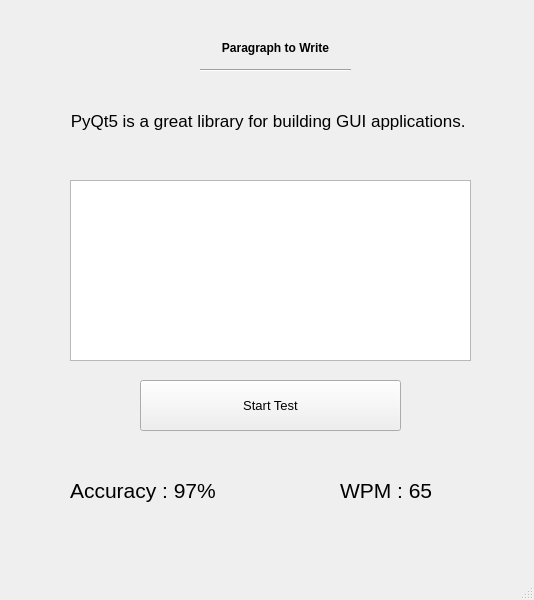
<?xml version="1.0" encoding="UTF-8"?>
<ui version="4.0">
 <class>MainWindow</class>
 <widget class="QMainWindow" name="MainWindow">
  <property name="geometry">
   <rect>
    <x>0</x>
    <y>0</y>
    <width>534</width>
    <height>600</height>
   </rect>
  </property>
  <property name="windowTitle">
   <string>MainWindow</string>
  </property>
  <widget class="QWidget" name="centralwidget">
   <widget class="QPushButton" name="startTest_btn">
    <property name="geometry">
     <rect>
      <x>140</x>
      <y>380</y>
      <width>261</width>
      <height>51</height>
     </rect>
    </property>
    <property name="font">
     <font>
      <pointsize>10</pointsize>
      <weight>50</weight>
      <italic>false</italic>
      <bold>false</bold>
      <kerning>true</kerning>
     </font>
    </property>
    <property name="text">
     <string>Start Test</string>
    </property>
   </widget>
   <widget class="QTextEdit" name="text_field">
    <property name="geometry">
     <rect>
      <x>70</x>
      <y>180</y>
      <width>401</width>
      <height>181</height>
     </rect>
    </property>
    <property name="font">
     <font>
      <pointsize>12</pointsize>
     </font>
    </property>
    <property name="placeholderText">
     <string notr="true"/>
    </property>
   </widget>
   <widget class="QLabel" name="label">
    <property name="geometry">
     <rect>
      <x>210</x>
      <y>40</y>
      <width>131</width>
      <height>16</height>
     </rect>
    </property>
    <property name="font">
     <font>
      <weight>75</weight>
      <bold>true</bold>
      <underline>false</underline>
      <strikeout>false</strikeout>
      <kerning>true</kerning>
     </font>
    </property>
    <property name="text">
     <string>Paragraph to Write</string>
    </property>
    <property name="alignment">
     <set>Qt::AlignCenter</set>
    </property>
   </widget>
   <widget class="Line" name="line">
    <property name="geometry">
     <rect>
      <x>200</x>
      <y>60</y>
      <width>151</width>
      <height>20</height>
     </rect>
    </property>
    <property name="orientation">
     <enum>Qt::Horizontal</enum>
    </property>
   </widget>
   <widget class="QLabel" name="wpm_lbl">
    <property name="geometry">
     <rect>
      <x>340</x>
      <y>470</y>
      <width>151</width>
      <height>41</height>
     </rect>
    </property>
    <property name="font">
     <font>
      <pointsize>16</pointsize>
     </font>
    </property>
    <property name="text">
     <string>WPM : 65</string>
    </property>
   </widget>
   <widget class="QLabel" name="accuracy_lbl">
    <property name="geometry">
     <rect>
      <x>70</x>
      <y>470</y>
      <width>271</width>
      <height>41</height>
     </rect>
    </property>
    <property name="font">
     <font>
      <pointsize>16</pointsize>
     </font>
    </property>
    <property name="text">
     <string>Accuracy : 97%</string>
    </property>
   </widget>
   <widget class="QLabel" name="given_paragraph">
    <property name="geometry">
     <rect>
      <x>70</x>
      <y>70</y>
      <width>401</width>
      <height>101</height>
     </rect>
    </property>
    <property name="font">
     <font>
      <pointsize>13</pointsize>
     </font>
    </property>
    <property name="text">
     <string>PyQt5 is a great library for building GUI applications. </string>
    </property>
    <property name="alignment">
     <set>Qt::AlignCenter</set>
    </property>
    <property name="wordWrap">
     <bool>true</bool>
    </property>
   </widget>
  </widget>
  <widget class="QMenuBar" name="menubar">
   <property name="geometry">
    <rect>
     <x>0</x>
     <y>0</y>
     <width>534</width>
     <height>26</height>
    </rect>
   </property>
  </widget>
  <widget class="QStatusBar" name="statusbar"/>
 </widget>
 <resources/>
 <connections/>
</ui>
